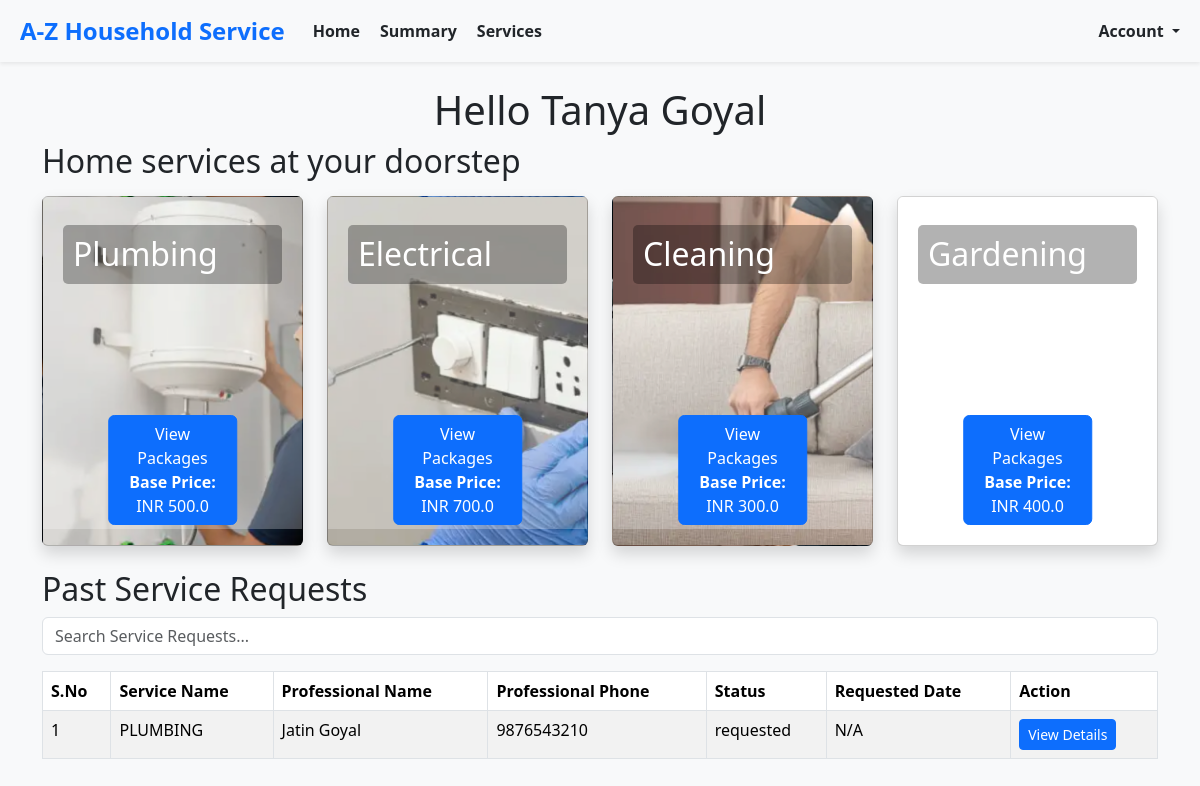
The app's page /customers/home (signed in) with its own data.
### models.py (models this page shows, shortened)
class BaseModel(db.Model):
    __abstract__ = True  # This makes it an abstract class, not a table in the database
    id = db.Column(db.Integer, primary_key=True)
    created_at = db.Column(db.DateTime, default=datetime.utcnow, nullable=False)  # Ensure it's not nullable
    modified_at = db.Column(db.DateTime, default=datetime.utcnow, onupdate=datetime.utcnow, nullable=False)  # Ensure it's not nullable

class Customer(BaseModel):
    __tablename__ = 'customer'
    username = db.Column(db.String(150), unique=True, nullable=False)
    password_hash = db.Column(db.String(200), nullable=False)
    name = db.Column(db.String(150), nullable=True)  # Made nullable
    email = db.Column(db.String(150), unique=True, nullable=False)
    phone = db.Column(db.String(20), unique=True, nullable=False)
    address = db.Column(db.String(300), nullable=True)  # Made nullable
    pincode = db.Column(db.String(300), nullable=True)  # Made nullable

class Service(BaseModel):
    __tablename__ = 'service'
    name = db.Column(db.String(150), nullable=False)
    base_price = db.Column(db.Float, nullable=True)  # Made nullable
    time_required = db.Column(db.String(50), nullable=True)  # Made nullable
    description = db.Column(db.Text, nullable=True)  # Made nullable
    professional_id = db.Column(db.Integer, db.ForeignKey('service_professional.id'), nullable=True)
    service_type_id= db.Column(db.Integer, nullable=True)  # Made nullable
    professional = db.relationship('ServiceProfessional', backref='services', lazy=True)

class ServiceProfessional(BaseModel):
    __tablename__ = 'service_professional'
    username = db.Column(db.String(150), unique=True, nullable=False)
    password_hash = db.Column(db.String(200), nullable=False)
    name = db.Column(db.String(150), nullable=True)  # Made nullable
    email = db.Column(db.String(150), unique=True, nullable=True)  # Made nullable
    phone = db.Column(db.String(20), unique=True, nullable=True)  # Made nullable
    experience = db.Column(db.Integer, nullable=True)  # Made nullable
    description = db.Column(db.Text, nullable=True)  # Made nullable
    approved = db.Column(db.Boolean, default=False, nullable=True)  # Made nullable

class ServiceRequest(BaseModel):
    __tablename__ = 'service_request'
    service_id = db.Column(db.Integer, db.ForeignKey('service.id'), nullable=True)  # Made nullable
    customer_id = db.Column(db.Integer, db.ForeignKey('customer.id'), nullable=False)
    professional_id = db.Column(db.Integer, db.ForeignKey('service_professional.id'), nullable=True)
    date_of_request = db.Column(db.DateTime, default=datetime.utcnow, nullable=True)  # Made nullable
    date_of_completion = db.Column(db.DateTime, nullable=True)  # Made nullable
    service_status = db.Column(db.String(50), default="requested", nullable=True)  # Made nullable
    service_type_id= db.Column(db.Integer, nullable=True)  # Made nullable
    remarks = db.Column(db.Text, nullable=True)  # Made nullable
    rejected_by_professional_id= db.Column(db.Integer, nullable=True)  # Made nullable
    rating = db.Column(db.Text, nullable=True)  # Made nullable
    payment = db.relationship('Payment', backref='service_request', lazy=True)

### routes.py (the view)
@app.route('/customers/home')
def customers_home():
    try:
        mappings = create_id_mappings()
        customer = Customer.query.filter_by(id=session['userId']).first()
        if not customer:
            return "Customer not found", 404
        service_requests = ServiceRequest.query.filter_by(customer_id=customer.id).all()
        enriched_service_requests = enrich_service_requests(service_requests, customer, mappings)
        return render_template(
            'customers/home.html',
            customer=customer,
            service_requests=enriched_service_requests,
            service_types=ServiceType.list_all(),
            services=Service.query.all(),
            service_type_mapping=mappings['service_type_mapping'],
            customer_mapping=mappings['customer_mapping'],
            professional_mapping=mappings['professional_mapping']
        )
    except Exception as e:
        return f"An error occurred while loading customer home: {e}", 500

### enums.py (called while the page is built)
    @classmethod
    def list_all(cls):
        return [service_type for service_type in cls]

### routes.py (called while the page is built)
def create_id_mappings():
    service_type_mapping = {st.id: st for st in ServiceType}
    customer_mapping = {c.id: c for c in Customer.query.all()}
    professional_mapping = {p.id: p for p in ServiceProfessional.query.all()}
    return {
        'service_type_mapping': service_type_mapping,
        'customer_mapping': customer_mapping,
        'professional_mapping': professional_mapping
    }

### templates/customers/home.html (shortened to what this page needs)
{% extends 'layout.html' %}
{% block content %}
<div class="container">
    <h1 class="text-center">Hello {{ customer.name }}</h1>
    <h2 class="mb-3">Home services at your doorstep</h2>
    {% include 'service_cards.html' %}
    {% include 'past_service_requests.html' %}
</div>
{% endblock %}

### templates/service_cards.html (shortened to what this page needs)
<div class="row">
    {% for service_type in service_types %}
    <div class="col-lg-3 col-md-4 col-sm-6 col-12">
        <div class="card mb-4 shadow service-card"
             data-service-type-id="{{ service_type.id }}"
             style="background-image: url('{{ url_for('static', filename=service_type.image_url) }}'); background-size: cover; height: 350px; position: relative;">
            <div class="card-body text-dark" style="background-color: rgba(255, 255, 255, 0.25); padding: 20px;">
                <h2 class="card-title" style="background-color: rgba(0, 0, 0, 0.3); color: white; padding: 10px; border-radius: 5px;">{{ service_type.display_name }}</h2>
            </div>
            <form method="post" action="best_package/{{ service_type.id }}" onsubmit="">
                <button class="btn btn-primary view-packages-btn" data-service-id="{{ service_type.id }}"
                    style="position: absolute; bottom: 20px; left: 50%; transform: translateX(-50%);">
                View Packages  <strong>Base Price:</strong> INR {{ service_type.base_price }}
            </button>
            </form>
        </div>
    </div>
    {% endfor %}
</div>

### templates/past_service_requests.html (shortened to what this page needs)
<h2>Past Service Requests</h2>
<div class="mb-3">
    <input type="text" id="searchInput" class="form-control" placeholder="Search Service Requests..." onkeyup="searchTable()">
</div>
<div class="table-responsive" style="max-height: 400px; overflow-y: auto;">
    <table class="table table-bordered table-striped" id="serviceRequestsTable">
        <thead>
            <tr>
                <th>S.No</th>
                <th>Service Name</th>
                <th>Professional Name</th>
                <th>Professional Phone</th>
                <th>Status</th>
                <th>Requested Date</th>
                <th>Action</th>
            </tr>
        </thead>
        <tbody>
            {% for request in service_requests %}
            <tr>
                <td>{{ loop.index }}</td>
                <td>{{ request.service_name }}</td>
                <td>{{ request.professional_name if request.professional_name else 'N/A' }}</td>
                <td>{{ request.professional_phone if request.professional_phone else 'N/A' }}</td>
                <td>{{ request.status }}</td>
                <td>{{ request.requested_date.strftime('%Y-%m-%d') if request.requested_date else 'N/A' }}</td>
                <td>
                    <button class="btn btn-primary btn-sm" data-bs-toggle="modal" data-bs-target="#actionModal"
                            data-request-id="{{ request.id }}"
                            data-service-name="{{ request.service_name }}"
                            data-professional-name="{{ request.professional_name }}"
                            data-professional-phone="{{ request.professional_phone }}"
                            data-requested-date="{{ request.requested_date }}"
                            data-service-description="{{ request.description }}"
                            data-professional-profile-url="{{ request.professional_profile_url }}">
                        View Details
                    </button>
                </td>
            </tr>
            {% endfor %}
        </tbody>
    </table>
</div>

### templates/layout.html (style rules this page uses)
body { background-color: #f8f9fa; }

### records on screen
Customer: name "Tanya Goyal"
Service: shows a picture, display_name "Plumbing", base_price "500.0", service_name "PLUMBING", name "Jatin Goyal", phone "9876543210", status "requested", requested_date "N/A"

### other values on screen
{{ service_type.display_name }} "Electrical" "Cleaning" "Gardening"
{{ service_type.base_price }} "700.0" "300.0" "400.0"
